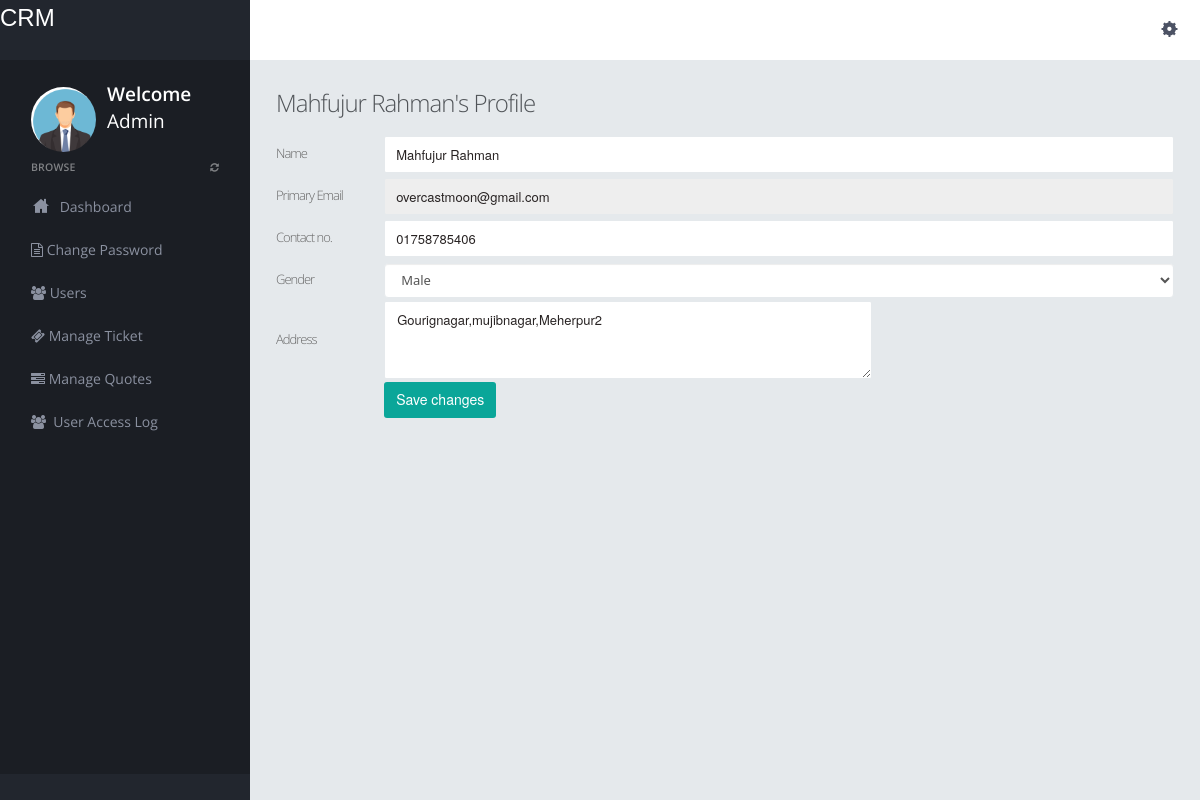
The page /admin/edit-user.php?id=2 (signed in) on the database its author committed.
### tables this page shows
CREATE TABLE `tbl_user` (
  `id` int(11) NOT NULL,
  `name` varchar(50) NOT NULL,
  `email` varchar(50) NOT NULL,
  `password` varchar(50) NOT NULL,
  `mobile` varchar(50) NOT NULL,
  `gender` varchar(10) NOT NULL,
  `address` varchar(255) NOT NULL,
  `status` int(11) NOT NULL
);

### admin/edit-user.php (the view, shortened to what this page needs)
<?php
include("dbconnection.php");
?>
<!DOCTYPE html>
<html>
  <head>
    <link href="assets/plugins/pace/pace-theme-flash.css" rel="stylesheet" type="text/css" media="screen"/>
    <link href="assets/plugins/boostrapv3/css/bootstrap.min.css" rel="stylesheet" type="text/css"/>
    <link href="assets/plugins/boostrapv3/css/bootstrap-theme.min.css" rel="stylesheet" type="text/css"/>
    <link href="assets/plugins/font-awesome/css/font-awesome.css" rel="stylesheet" type="text/css"/>
    <link href="assets/css/animate.min.css" rel="stylesheet" type="text/css"/>
    <link href="assets/plugins/jquery-scrollbar/jquery.scrollbar.css" rel="stylesheet" type="text/css"/>
    <link href="assets/css/style.css" rel="stylesheet" type="text/css"/>
    <link href="assets/css/responsive.css" rel="stylesheet" type="text/css"/>
    <link href="assets/css/custom-icon-set.css" rel="stylesheet" type="text/css"/>
  </head>
  <body class="">
    <?php include("header.php");?>
    <div class="page-container row-fluid">
      <?php include("leftbar.php");?>
    </div>
  </div>
  <div class="footer-widget">
  </div>
  <div class="page-content">
    <div class="content">
      <div class="page-title">
        <?php
        $id=$_GET['id'];
        $sql="SELECT * FROM tbl_user WHERE id='$id'";
        $query=mysqli_query($con,$sql);
        $num=mysqli_num_rows($query);
        if ($num>0) {
        while ($result=mysqli_fetch_array($query)) {
        ?>
        <h3><?php echo $result['name'];?>'s Profile</h3>
        <form name="muser" method="post" action="" enctype="multipart/form-data">
          <table width="100%" border="0">
            <tr>
              <td height="42">Name</td>
              <td><input type="text" name="name" id="name" value="<?php echo $result['name'];?>" class="form-control"></td>
            </tr>
            <tr>
              <td height="42">Primary Email</td>
              <td><input type="text" value="<?php echo $result['email'];?>" class="form-control" readonly></td>
            </tr>
            <tr>
              <td height="42">Contact no.</td>
              <td><input type="text" name="mobile" id="mobile" value="<?php echo $result['mobile'];?>" class="form-control"></td>
            </tr>
            <tr>
              <td height="42">Gender</td>
              <td><select name="gender" class="form-control">
                <option value="<?php echo $result['gender'];?>">
                  <?php if ($result['gender']=='m') {
                  echo "Male";
                  }else{
                  echo "Female";
                  } ?>
                </option>
              </select>
            </td>
          </tr>
          <tr>
            <td height="42">Address</td>
            <td><textarea name="address" cols="64" rows="4"><?php echo $result['address'];?></textarea></td>
          </tr>
          <tr>
            <td>&nbsp;</td>
            <td height="42">
            <button type="submit" name="update" class="btn btn-primary">Save changes</button></td>
          </tr>
          <tr>
            <td>&nbsp;</td>
            <td>&nbsp;</td>
          </tr>
        </table>
        <?php } } ?>
      </form>
    </div>
  </div>
</div>
</div>
</body>
</html>

### admin/assets/css/responsive.css (style rules this page uses)
@media (min-width: 980px) { .page-content { margin-left: 250px; min-height: 100%; } }

### rows shown on the page
tbl_user: name "Mahfujur Rahman", email "overcastmoon@gmail.com", mobile "01758785406", gender "Male", address "Gourignagar,mujibnagar,Meherpur2"
